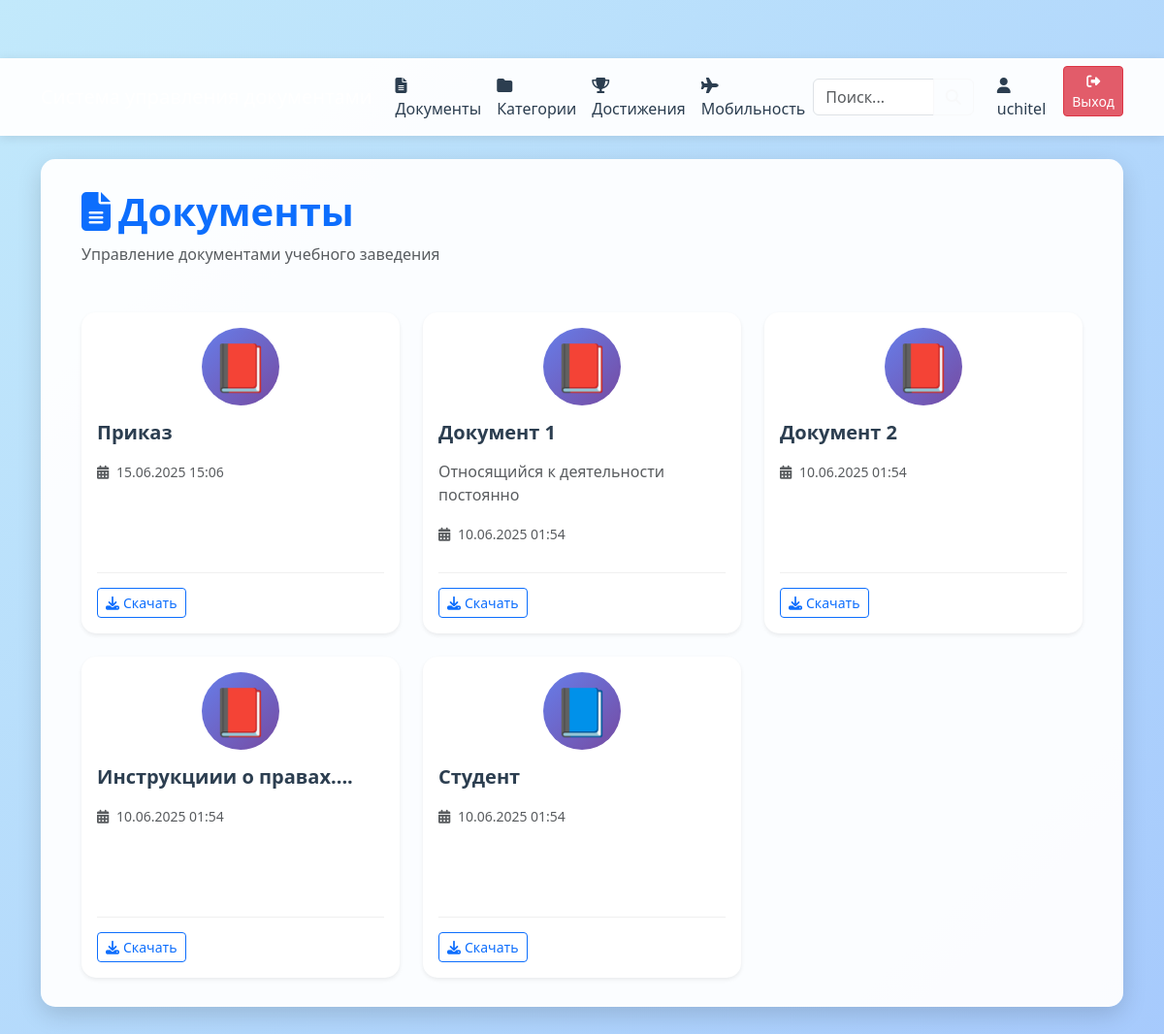
Page /documents/ (signed in) on the committed database.
### main/models.py (models this page shows, shortened)
class Document(models.Model):
    name = models.CharField(max_length=200, verbose_name="Название")
    document = models.FileField(upload_to='documents/', null=True, blank=True, verbose_name="Файл")
    category = models.ForeignKey(Category, on_delete=models.CASCADE, related_name='documents', verbose_name="Категория", null=True, blank=True)
    index = models.CharField(max_length=20, null=True, blank=True, verbose_name="Индекс")
    timestore = models.CharField(max_length=20, null=True, blank=True, verbose_name="Срок хранения")
    notes = models.TextField(null=True, blank=True, verbose_name="Примечания")
    tags = models.CharField(max_length=500, blank=True, null=True, verbose_name="Теги (через запятую)")
    is_important = models.BooleanField(default=False, verbose_name="Важный документ")
    created_by = models.ForeignKey(User, on_delete=models.SET_NULL, null=True, blank=True, verbose_name="Создал")
    created_at = models.DateTimeField(default=timezone.now)
    updated_at = models.DateTimeField(auto_now=True)
    class Meta:
        verbose_name = "Документ"
        verbose_name_plural = "Документы"
        ordering = ['-created_at']

### main/views.py (the view)
# urls.py: path('documents/', views.document_list, name='document_list'),
@teacher_required
def document_list(request):
    documents = Document.objects.all().order_by('-created_at')
    for doc in documents:
        if doc.document and doc.document.url.endswith(".pdf"):
            doc.icon = "📕"
        elif doc.document and (doc.document.url.endswith(".doc") or doc.document.url.endswith(".docx")):
            doc.icon = "📘"
        elif doc.document and (doc.document.url.endswith(".jpg") or doc.document.url.endswith(".png")):
            doc.icon = "🖼️"
        else:
            doc.icon = "📄"
    return render(request, 'main/document_list.html', {
        'documents': documents,
        'is_admin': request.user.is_staff
    })

### templates/main/document_list.html (shortened to what this page needs)
{% extends 'main.html' %}
{% block content %}
<div class="container-fluid">
    <div class="row mb-4">
        <div class="col-12">
            <div class="d-flex justify-content-between align-items-center mb-4">
                <div>
                    <h2 class="display-6 fw-bold text-primary">
                        <i class="fas fa-file-alt me-2"></i>Документы
                    </h2>
                    <p class="text-muted mb-0">Управление документами учебного заведения</p>
                </div>
            </div>
        </div>
    </div>
    {% if documents %}
    <div class="row g-4">
        {% for document in documents %}
        <div class="col-12 col-md-6 col-lg-4">
            <div class="card h-100 shadow-sm document-card">
                <div class="card-body d-flex flex-column">
                    <div class="document-icon mb-3">
                        <span class="document-emoji">{{ document.icon }}</span>
                    </div>
                    <h5 class="card-title mb-3">{{ document.name }}</h5>
                    <div class="document-info mb-3 flex-grow-1">
                        {% if document.notes %}
                        <p class="card-text text-muted">{{ document.notes|truncatechars:100 }}</p>
                        {% endif %}
                        <small class="text-muted">
                            <i class="fas fa-calendar-alt me-1"></i>
                            {{ document.created_at|date:"d.m.Y H:i" }}
                        </small>
                    </div>
                    <div class="document-actions mt-auto">
                        {% if document.document %}
                        <a href="{{ document.document.url }}" target="_blank" class="btn btn-outline-primary btn-sm me-2">
                            <i class="fas fa-download me-1"></i>Скачать
                        </a>
                        {% endif %}
                    </div>
                </div>
            </div>
        </div>
        {% endfor %}
    </div>
    {% endif %}
</div>
{% endblock %}

### templates/main.html (shortened to what this page needs)
<!DOCTYPE html>
<html lang="ru">
<head>
    <link href="https://cdn.jsdelivr.net/npm/bootstrap@5.3.6/dist/css/bootstrap.min.css" rel="stylesheet">
    <link rel="stylesheet" href="https://cdnjs.cloudflare.com/ajax/libs/font-awesome/6.4.0/css/all.min.css">
</head>
<body>
    <nav class="navbar navbar-expand-lg navbar-dark bg-dark">
        <div class="container">
            <a class="navbar-brand" href="{% url 'home' %}">Система управления документами</a>
            <div class="collapse navbar-collapse" id="navbarNav">
                <ul class="navbar-nav me-auto">
                    <li class="nav-item">
                        <a class="nav-link" href="{% url 'document_list' %}">
                            <i class="fas fa-file-alt"></i> Документы
                        </a>
                    </li>
                    <li class="nav-item">
                        <a class="nav-link" href="{% url 'category_list' %}">
                            <i class="fas fa-folder"></i> Категории
                        </a>
                    </li>
                    <li class="nav-item">
                        <a class="nav-link" href="{% url 'dostijeniya' %}">
                            <i class="fas fa-trophy"></i> Достижения
                        </a>
                    </li>
                    <li class="nav-item">
                        <a class="nav-link" href="{% url 'mobilnost' %}">
                            <i class="fas fa-plane"></i> Мобильность
                        </a>
                    </li>
                </ul>
                <form class="d-flex me-3" action="{% url 'search' %}" method="get">
                    <div class="input-group">
                        <input class="form-control" type="search" name="q" placeholder="Поиск..."
                               value="{{ request.GET.q|default:'' }}" aria-label="Search">
                        <button class="btn btn-outline-light" type="submit">
                            <i class="fas fa-search"></i>
                        </button>
                    </div>
                </form>
                <ul class="navbar-nav">
                    {% if user.is_authenticated %}
                    <li class="nav-item">
                        <span class="nav-link text-light">
                            <i class="fas fa-user"></i> {{ user.username }}
                        </span>
                    </li>
                    <li class="nav-item">
                        <form method="post" action="{% url 'logout' %}" style="display: inline;">
                            <button type="submit" class="btn btn-sm logout-btn" style="margin-left: 10px;" title="Выйти из системы">
                                <i class="fas fa-sign-out-alt"></i> Выход
                            </button>
                        </form>
                    </li>
                    {% else %}
                    <li class="nav-item">
                        <a class="nav-link text-light" href="{% url 'login' %}">
                            <i class="fas fa-sign-in-alt"></i> Вход
                        </a>
                    </li>
                    {% endif %}
                </ul>
            </div>
        </div>
    </nav>
    <div class="container mt-4">
        <div class="main-container">
            {% block content %}
            {% endblock %}
        </div>
    </div>
</body>
</html>

### templates/main.html (style rules this page uses)
body { font-family: 'Segoe UI', Tahoma, Geneva, Verdana, sans-serif; background: linear-gradient(-45deg, #a1ffce, #faffd1, #ffecd2, #fcb69f, #a1c4fd, #c2e9fb); background-size: 600% 600%; animation: gradientBG 20s ease infinite; min-height: 100vh; padding-top: 60px; }
.main-container { background-color: rgba(255, 255, 255, 0.95); border-radius: 15px; box-shadow: 0 8px 24px rgba(0, 0, 0, 0.15); padding: 30px; margin-bottom: 30px; }
.navbar { background-color: rgba(255, 255, 255, 0.95) !important; box-shadow: 0 2px 10px rgba(0, 0, 0, 0.1); }
.nav-link { color: #2c3e50 !important; transition: color 0.3s ease; }
.logout-btn { opacity: 1 !important; visibility: visible !important; display: inline-block !important; background-color: rgba(220, 53, 69, 0.8) !important; border: 1px solid #dc3545 !important; color: #fff !important; font-weight: 500; transition: all 0.3s ease; }
.document-card { transition: all 0.3s ease; border: none; border-radius: 12px; border-left: 3px solid #28a745; }
.document-actions { border-top: 1px solid #f0f0f0; padding-top: 15px; }

### templates/main/document_list.html (style rules this page uses)
.document-card { transition: all 0.3s ease; border: none; border-radius: 15px; overflow: hidden; }
.document-icon { text-align: center; }
.document-emoji { font-size: 3rem; display: inline-block; width: 80px; height: 80px; line-height: 80px; background: linear-gradient(135deg, #667eea 0%, #764ba2 100%); border-radius: 50%; color: white; text-align: center; }
.document-info { min-height: 100px; }
.document-actions { border-top: 1px solid #f0f0f0; padding-top: 15px; }
.card-title { color: #2c3e50; font-weight: 600; }

### rows in the picture
Document: icon "📕", name "Приказ", created_at "15.06.2025 15:06"
Document: icon "📕", name "Документ 1", notes "Относящийся к деятельности постоянно", created_at "10.06.2025 01:54"
Document: icon "📕", name "Документ 2", created_at "10.06.2025 01:54"
Document: icon "📕", name "Инструкциии о правах....", created_at "10.06.2025 01:54"
Document: icon "📘", name "Студент", created_at "10.06.2025 01:54"

### other values in the picture
{{ user.username }} "uchitel"
